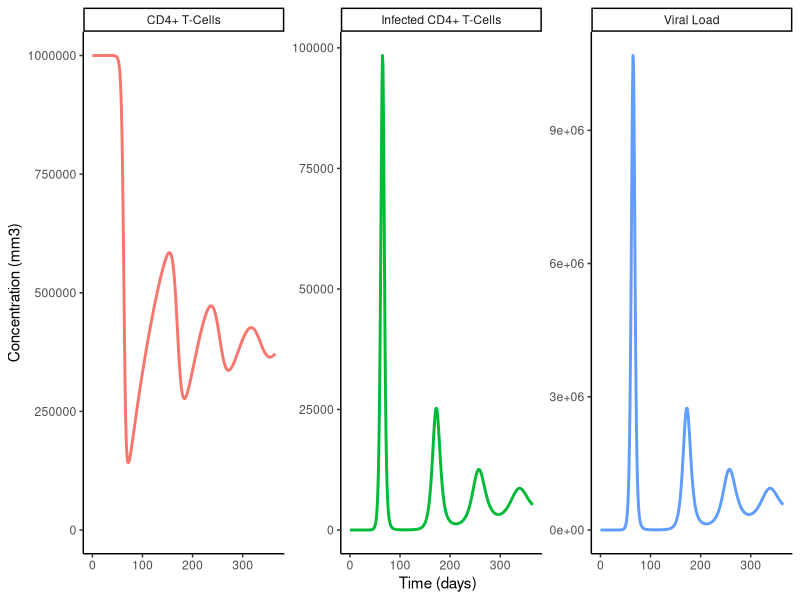
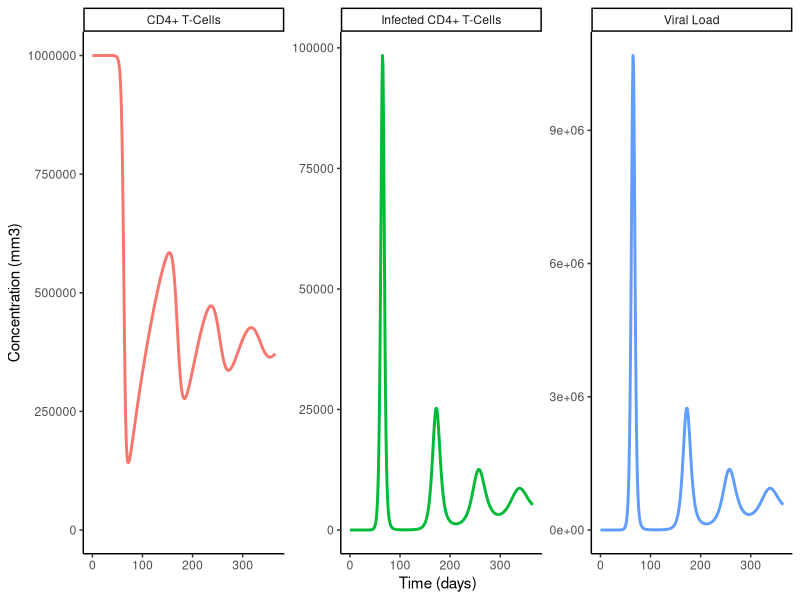

Here is the R script that generated these plots, in order:
library(deSolve)
library(ggplot2)
library(tidyr)

# rti_func is the function on the right hand side of the
# differential equation. 
id_func <- function(t, ID, params) {

    T = ID["T"]
    I = ID["I"]
    V = ID["V"]

    lambda = params["lambda"] #Rate at which CD4+ T-cells are produced by the body
    d = params["d"]           #Natural death rate of uninfected CD4+ T-cells
    k = params["k"]           #Infection rate of CD4+ T-cells
    tau = params["tau"]       #Intracellular delay
    delta = params["delta"]   #Natural death rate of infected CD4+ T-cells
    N = params["N"]           #Viral burst size (# of virions produced per infected CD4+ T-cell)
    c = params["c"]           #Rate at which virions are cleared by the body
    m = params["m"]           #Rate at which infected cells die before producing virions


    if (t < tau){
        #t < tau cells still get infected but don't yet produce virions (take time for cell cycle)
        dT = lambda - d*T - k*T*V
        dI = k*T*V*exp(-m*tau) - delta*I
        #dV = ifelse(lagvalue(t - 1)[3] - c*V < 0, 0, -c*V)
        dV = -c*V
       
    }else if (t >= tau){
        lag_T = lagvalue(t - tau)[1]
        lag_V = lagvalue(t - tau)[3]
        
        dT = lambda - d*T - k*T*V
        dI = k*lag_T*lag_V*exp(-m*tau) - delta*I
        dV = N*delta*I - c*V
    }

    list(c(dT, dI, dV))
}

#Parameters
parms <- c(lambda = 10000,  #Rate at which CD4+ T-cells are produced by the body
           d = 0.01,        #Natural death rate of uninfected CD4+ T-cells
           k = 0.000000024, #Infection rate of CD4+ T-cells
           tau = 1.5,       #Intracellular delay
           delta = 1,       #Natural death rate of infected CD4+ T-cells
           N = 2500,        #Viral burst size (# of virions produced per infected CD4+ T-cell)
           c = 23,          #Rate at which virions are cleared by the body
           m = 0.01         #Rate at which infected cells die before producing virions
           )

#Initial values
Pstart <- c(T = 1000000,    #CD4+ T-cells
       	    I = 0,       #Infected CD4+ T-cells
            V = 0.01    #Viral particles
	    )    

#Time steps to solve equation for (full collection of x-axis points)
times <- seq(from=0, to=365, by= 1)


#Invoke the ODE function.
#It requires four things to run: the right hand side of the function
#(rti_func), the initial values (Pstart), time steps that need to be
#solved for (times), and equation constants
diffeq_result <- dede(
    func=id_func,
    y=Pstart,
    times=times,
    parms=parms)

#Take the solved equations (diffeq_result_min and diffeq_result_max) and put them into a data frame.
#ggplot2 requires such large data sets to be in a data frame for its
#plotting function
diffeq_result <- as.data.frame(diffeq_result)

#The R gather() function, extracts the data needed by ggplot.
#It also helps to massage the data in a way that preps it to be plotted. 
gathered_result <- gather(diffeq_result, variable, value, -time)

#This provides each variable, and therefore each graph, with a descriptive title.
gathered_result$variable[gathered_result$variable == "T"] <- "CD4+ T-Cells"
gathered_result$variable[gathered_result$variable == "I"] <- "Infected CD4+ T-Cells"
gathered_result$variable[gathered_result$variable == "V"] <- "Viral Load"

#The default order of ggplot2 is alphabetic, the factor() function enables 
#you to change the order of the plots into something more logical
#or relevant to your purposes.
gathered_result$variable <- factor(gathered_result$variable, levels = c("CD4+ T-Cells", "Infected CD4+ T-Cells",
                                                                        "Viral Load"))

#Now plot the data and save it in a new variable: plot_result.
plot_result <- ggplot(data = gathered_result,
                      mapping=aes(x=time, y = value, color = variable)) +
                      geom_line(linewidth = 1) + #Linewidth
                      theme_classic() + #ggplot has several different themes
                      #that can be added to a plot here we are using "classic"
                      theme(legend.position = "none") + #Locate legend at the bottom of the image
                      ylab("Concentration (mm3)") + #Label y-axis "Concentration (mm3)"
                      xlab("Time (days)") +  #Label x-axis "Time (days)"
                      facet_wrap(~variable, scales = "free_y") +  #plot each equation on its own graph
                      coord_cartesian(
                      xlim = NULL,
                      ylim = c(0, NA)) #Y-axis begins at 0

#Save image to file
fname_base <- "result_id" #Name of file
extensions = c("png", "pdf")   #File extension

for (ext in extensions) {
    fname <- paste(fname_base, ".", ext, sep="")
    ggsave(fname, plot_result, height = 5, width = 9) #height, width of png/ pdf
    print(paste("wrote output to file ", fname))      #If successful a message
    #will print out the name of the new image 
    }
